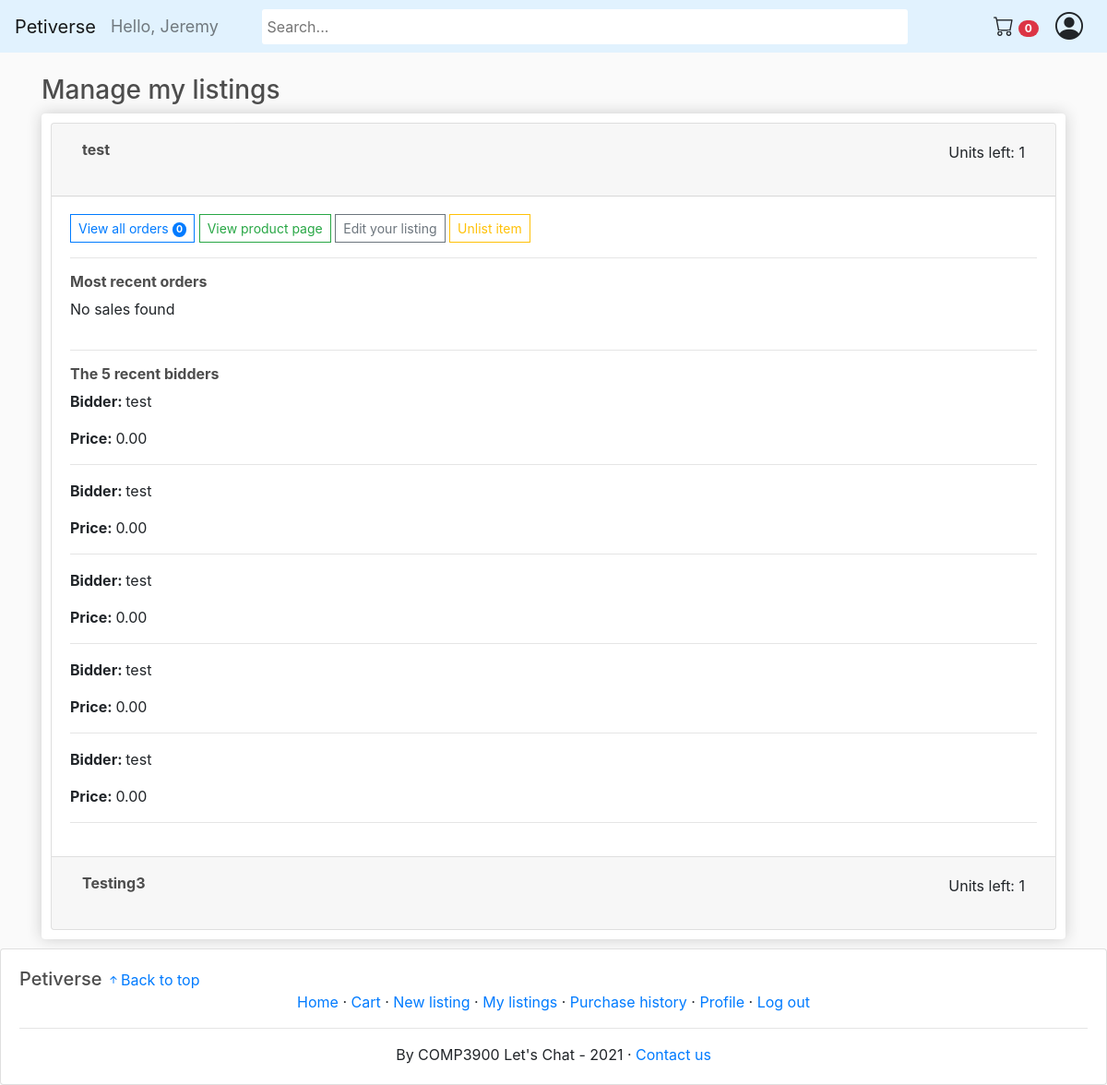
Page /my_listings/ (signed in) on the earlier database version.
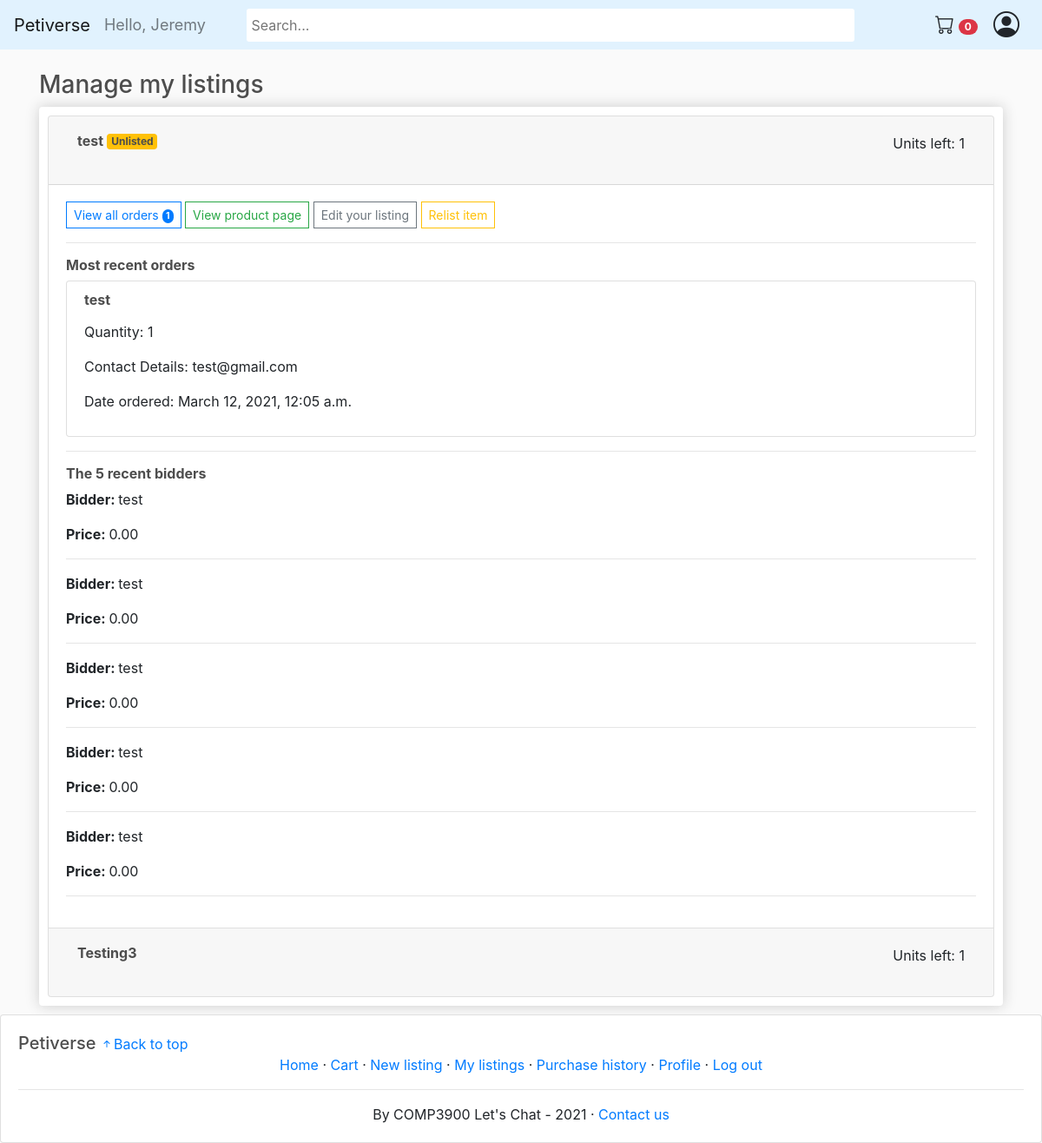
Same page on the later database version.
### store/models.py (models this page shows, shortened)
class Product(models.Model):
    name = models.CharField(max_length=200)
    selling_type = models.CharField(max_length=10, choices=SELLING_CHOICES, default='sale')
    price = models.DecimalField(max_digits=30, decimal_places=2)
    starting_bid = models.DecimalField(max_digits=30, decimal_places=2, default=0)
    end_date = models.DateTimeField(default=timezone.now, blank=True, null=True)
    highest_bidder = models.ForeignKey(Customer, on_delete=models.CASCADE, null=True, blank=True, related_name='highest_bidder')
    remaining_unit = models.IntegerField()
    sold_unit = models.IntegerField(default=0)
    isAnimal = models.BooleanField(default=False,null=True, blank=True)
    description = models.TextField(max_length=1000)
    image = models.ImageField(null=True, blank=True)
    warranty = models.CharField(max_length=200, null=True)
    delivery_period = models.DurationField()
    seller = models.ForeignKey(Customer, on_delete=models.CASCADE, null=True, blank=True)
    tags = TaggableManager()
    slug_str = models.SlugField(blank=True)
    is_active = models.BooleanField(default=True)

class Bidder(models.Model):
    id = models.AutoField(primary_key=True)
    name = models.CharField(max_length=200)
    price = models.DecimalField(max_digits=30, decimal_places=2)
    product = models.ForeignKey(Product, on_delete=models.CASCADE, related_name='bidder')
    class Meta:
        ordering = ['id']

class OrderItem(models.Model):
	product = models.ForeignKey(Product, on_delete=models.SET_NULL, null=True)
	order = models.ForeignKey(Order, on_delete=models.SET_NULL, null=True)
	quantity = models.IntegerField(default=0, null=True, blank=True)
	date_added = models.DateTimeField(auto_now_add=True)

class Order(models.Model):
	customer = models.ForeignKey(Customer, on_delete=models.SET_NULL, null=True, blank=True)
	date_ordered = models.DateTimeField(auto_now_add=True)
	complete = models.BooleanField(default=False)
	transaction_id = models.CharField(max_length=100, null=True)
	@property
	def get_cart_items(self):
		orderitems = self.orderitem_set.all()
		total = sum([item.quantity for item in orderitems])
		return total

class Customer(models.Model):
    user = models.OneToOneField(User, null=True, blank=True, on_delete=models.CASCADE)
    nickname = models.CharField(max_length=200, null=True)
    email = models.EmailField(max_length=254)
    contactNo = models.CharField(max_length=200, null=True)
    image = models.ImageField(default='../images/user_icon.png', upload_to='../images')
    trusted = models.BooleanField(default=False)

### store/views.py (the view)
# urls.py: path('my_listings/', views.my_listings, name='my_listings'),
def my_listings(request):
    if not request.user.is_authenticated:
        return redirect('login')
    customer = request.user.customer
    cartItems = cart_items(customer)
    products = Product.objects.filter(seller=customer)
    items = []
    for product in products:
        order_items = OrderItem.objects.filter(product=product).order_by('-date_added')
        items.append({
            'product': product,
            'recent_orders': order_items[:recent_orders_display_size],
            'n_orders': order_items.count()
        })
    context = {'items': items, 'cartItems':cartItems}
    return render(request, 'store/my_listings.html', context)

### store/views.py (called while the page is built)
def cart_items (customer):
    order, created = Order.objects.get_or_create(customer=customer, complete=False)
    items = order.orderitem_set.all()
    items = order.get_cart_items
    return items

### store/templates/store/my_listings.html (shortened to what this page needs)
{% extends 'store/main.html' %}
{% load static %}
{% block content %}
<h3>Manage my listings</h3>
<div class="box-element">
    <div class="accordion accordion-flush" id="accordion">
        {% for item in items %}
        <div class="card">
        <div class="card-header" id="heading{{ forloop.counter }}">
            <h2 class="mb-0">
            <button class="btn btn-block text-left" type="button" data-toggle="collapse" data-target="#collapse{{ forloop.counter }}">
                <h6 class="item-heading" style="float:left"><strong>{{item.product.name}}</strong> {% if not item.product.is_active %}<span class="badge bg-warning unlisted-badge"> Unlisted</span>{% endif %}</h6>
                <p style="float:right">Units left: {{item.product.remaining_unit}}</p>
            </button>
            </h2>
        </div>
        <div id="collapse{{ forloop.counter }}" class="collapse {% if forloop.counter == 1 %} show {% endif %}" data-parent="#accordion" data-slug="{{item.product.slug_str}}" data-active="{{item.product.is_active | lower}}">
            <div class="card-body">
                <a class="btn btn-outline-primary btn-sm" href="{% url 'view_orders' item.product.slug_str %}"> View all orders <span class="badge rounded-pill bg-primary" style="color:white">{{item.n_orders}}</span></a>
                <a class="btn btn-outline-success btn-sm" href="{% url 'product_page' item.product.slug_str %}"> View product page</a>
                <a class="btn btn-outline-secondary btn-sm" href="{% url 'edit_listing' item.product.slug_str %}">Edit your listing</a>
                <btn class="btn btn-outline-warning btn-sm btn-relist"> {% if item.product.is_active %} Unlist item {% else %} Relist item {% endif %}</btn>
                <hr>
                <h6><strong>Most recent orders</strong></h6>
                <ol class="list-group">
                    {% for order_item in item.recent_orders %}
                    <li class="list-group-item">
                        <h6 style="margin-bottom:15px;"><strong>{{order_item.order.customer.nickname}}</strong></h6>
                        <p>Quantity: {{order_item.quantity}}</p>
                        <p>Contact Details: {{order_item.order.customer.email}}{%if order_item.order.customer.contactNo%}, {{order_item.order.customer.contactNo}}{%endif%}</p>
                        <p>Date ordered: {{order_item.order.date_ordered}}</p>
                    </li>
                    {% empty %}
                    <p>No sales found</p>
                    {% endfor %}
                </ol>
                <hr>
                {% if item.product.selling_type == "auction" %}
                    <h6><strong>The 5 recent bidders</strong></h6>
                    {% for bidder in item.product.bidder.all|dictsortreversed:"id"|slice:"5" %}
                        <p><strong>Bidder: </strong>{{bidder.name}}</p>
                        <p><strong>Price: </strong>{{bidder.price}}</p>
                        <hr>
                    {% endfor %}
                {% endif %}
            </div>
        </div>
        </div>
        {% empty %}
        <p>You haven't listed any products yet</p>
        {% endfor %}
    </div>
</div>
{% endblock content %}

Differences in the rows shown:
changed Product "test": n_orders "0" → "1"; is_active "Unlist item No sales found" → "Unlisted Relist item"
added OrderItem: order.customer.nickname "test", quantity "1", order.customer.email "test@gmail.com", order.date_ordered "March 12, 2021, 12:05 a.m.", shown under Product "test"
